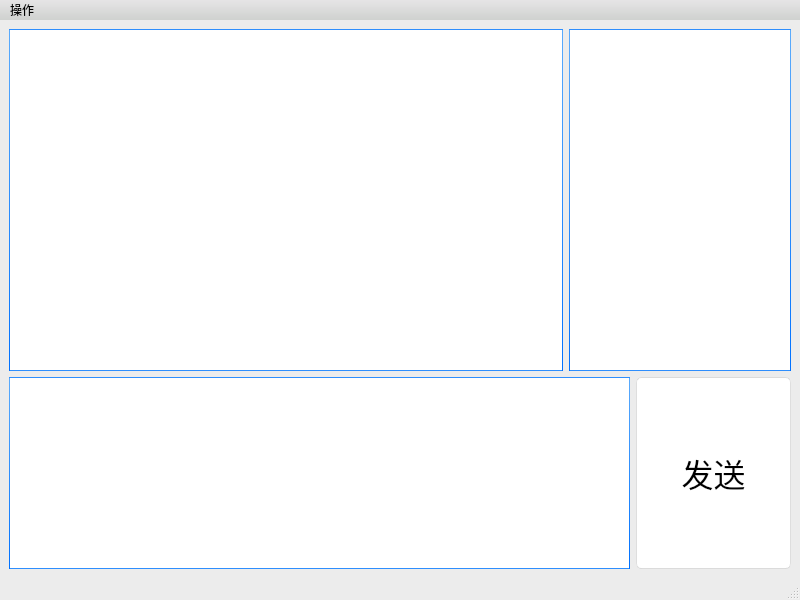
<?xml version="1.0" encoding="UTF-8"?>
<ui version="4.0">
 <class>ChatWindow</class>
 <widget class="QMainWindow" name="ChatWindow">
  <property name="geometry">
   <rect>
    <x>0</x>
    <y>0</y>
    <width>800</width>
    <height>600</height>
   </rect>
  </property>
  <property name="windowTitle">
   <string>MainWindow</string>
  </property>
  <property name="windowIcon">
   <iconset>
    <normalon>:/ico/Lhat.ico</normalon>
   </iconset>
  </property>
  <property name="styleSheet">
   <string notr="true">/*
Aqua Style Sheet for QT Applications
Author: Jaime A. Quiroga P.
Company: GTRONICK
Last updated: 22/01/2019, 07:55.
Available at: https://github.com/GTRONICK/QSS/blob/master/Aqua.qss
*/
QMainWindow {
	background-color:#ececec;
}
QTextEdit {
	border-width: 1px;
	border-style: solid;
	border-color: qlineargradient(spread:pad, x1:0.5, y1:1, x2:0.5, y2:0, stop:0 rgba(0, 113, 255, 255), stop:1 rgba(91, 171, 252, 255));
}
QPlainTextEdit {
	border-width: 1px;
	border-style: solid;
	border-color: qlineargradient(spread:pad, x1:0.5, y1:1, x2:0.5, y2:0, stop:0 rgba(0, 113, 255, 255), stop:1 rgba(91, 171, 252, 255));
}
QToolButton {
	border-style: solid;
	border-top-color: qlineargradient(spread:pad, x1:0.5, y1:1, x2:0.5, y2:0, stop:0 rgb(215, 215, 215), stop:1 rgb(222, 222, 222));
	border-right-color: qlineargradient(spread:pad, x1:0, y1:0.5, x2:1, y2:0.5, stop:0 rgb(217, 217, 217), stop:1 rgb(227, 227, 227));
	border-left-color: qlineargradient(spread:pad, x1:0, y1:0.5, x2:1, y2:0.5, stop:0 rgb(227, 227, 227), stop:1 rgb(217, 217, 217));
	border-bottom-color: qlineargradient(spread:pad, x1:0.5, y1:1, x2:0.5, y2:0, stop:0 rgb(215, 215, 215), stop:1 rgb(222, 222, 222));
	border-width: 1px;
	border-radius: 5px;
	color: rgb(0,0,0);
	padding: 2px;
	background-color: rgb(255,255,255);
}
QToolButton:hover{
	border-style: solid;
	border-top-color: qlineargradient(spread:pad, x1:0.5, y1:1, x2:0.5, y2:0, stop:0 rgb(195, 195, 195), stop:1 rgb(222, 222, 222));
	border-right-color: qlineargradient(spread:pad, x1:0, y1:0.5, x2:1, y2:0.5, stop:0 rgb(197, 197, 197), stop:1 rgb(227, 227, 227));
	border-left-color: qlineargradient(spread:pad, x1:0, y1:0.5, x2:1, y2:0.5, stop:0 rgb(227, 227, 227), stop:1 rgb(197, 197, 197));
	border-bottom-color: qlineargradient(spread:pad, x1:0.5, y1:1, x2:0.5, y2:0, stop:0 rgb(195, 195, 195), stop:1 rgb(222, 222, 222));
	border-width: 1px;
	border-radius: 5px;
	color: rgb(0,0,0);
	padding: 2px;
	background-color: rgb(255,255,255);
}
QToolButton:pressed{
	border-style: solid;
	border-top-color: qlineargradient(spread:pad, x1:0.5, y1:1, x2:0.5, y2:0, stop:0 rgb(215, 215, 215), stop:1 rgb(222, 222, 222));
	border-right-color: qlineargradient(spread:pad, x1:0, y1:0.5, x2:1, y2:0.5, stop:0 rgb(217, 217, 217), stop:1 rgb(227, 227, 227));
	border-left-color: qlineargradient(spread:pad, x1:0, y1:0.5, x2:1, y2:0.5, stop:0 rgb(227, 227, 227), stop:1 rgb(217, 217, 217));
	border-bottom-color: qlineargradient(spread:pad, x1:0.5, y1:1, x2:0.5, y2:0, stop:0 rgb(215, 215, 215), stop:1 rgb(222, 222, 222));
	border-width: 1px;
	border-radius: 5px;
	color: rgb(0,0,0);
	padding: 2px;
	background-color: rgb(142,142,142);
}
QPushButton{
	border-style: solid;
	border-top-color: qlineargradient(spread:pad, x1:0.5, y1:1, x2:0.5, y2:0, stop:0 rgb(215, 215, 215), stop:1 rgb(222, 222, 222));
	border-right-color: qlineargradient(spread:pad, x1:0, y1:0.5, x2:1, y2:0.5, stop:0 rgb(217, 217, 217), stop:1 rgb(227, 227, 227));
	border-left-color: qlineargradient(spread:pad, x1:0, y1:0.5, x2:1, y2:0.5, stop:0 rgb(227, 227, 227), stop:1 rgb(217, 217, 217));
	border-bottom-color: qlineargradient(spread:pad, x1:0.5, y1:1, x2:0.5, y2:0, stop:0 rgb(215, 215, 215), stop:1 rgb(222, 222, 222));
	border-width: 1px;
	border-radius: 5px;
	color: rgb(0,0,0);
	padding: 2px;
	background-color: rgb(255,255,255);
}
QPushButton::default{
	border-style: solid;
	border-top-color: qlineargradient(spread:pad, x1:0.5, y1:1, x2:0.5, y2:0, stop:0 rgb(215, 215, 215), stop:1 rgb(222, 222, 222));
	border-right-color: qlineargradient(spread:pad, x1:0, y1:0.5, x2:1, y2:0.5, stop:0 rgb(217, 217, 217), stop:1 rgb(227, 227, 227));
	border-left-color: qlineargradient(spread:pad, x1:0, y1:0.5, x2:1, y2:0.5, stop:0 rgb(227, 227, 227), stop:1 rgb(217, 217, 217));
	border-bottom-color: qlineargradient(spread:pad, x1:0.5, y1:1, x2:0.5, y2:0, stop:0 rgb(215, 215, 215), stop:1 rgb(222, 222, 222));
	border-width: 1px;
	border-radius: 5px;
	color: rgb(0,0,0);
	padding: 2px;
	background-color: rgb(255,255,255);
}
QPushButton:hover{
	border-style: solid;
	border-top-color: qlineargradient(spread:pad, x1:0.5, y1:1, x2:0.5, y2:0, stop:0 rgb(195, 195, 195), stop:1 rgb(222, 222, 222));
	border-right-color: qlineargradient(spread:pad, x1:0, y1:0.5, x2:1, y2:0.5, stop:0 rgb(197, 197, 197), stop:1 rgb(227, 227, 227));
	border-left-color: qlineargradient(spread:pad, x1:0, y1:0.5, x2:1, y2:0.5, stop:0 rgb(227, 227, 227), stop:1 rgb(197, 197, 197));
	border-bottom-color: qlineargradient(spread:pad, x1:0.5, y1:1, x2:0.5, y2:0, stop:0 rgb(195, 195, 195), stop:1 rgb(222, 222, 222));
	border-width: 1px;
	border-radius: 5px;
	color: rgb(0,0,0);
	padding: 2px;
	background-color: rgb(255,255,255);
}
QPushButton:pressed{
	border-style: solid;
	border-top-color: qlineargradient(spread:pad, x1:0.5, y1:1, x2:0.5, y2:0, stop:0 rgb(215, 215, 215), stop:1 rgb(222, 222, 222));
	border-right-color: qlineargradient(spread:pad, x1:0, y1:0.5, x2:1, y2:0.5, stop:0 rgb(217, 217, 217), stop:1 rgb(227, 227, 227));
	border-left-color: qlineargradient(spread:pad, x1:0, y1:0.5, x2:1, y2:0.5, stop:0 rgb(227, 227, 227), stop:1 rgb(217, 217, 217));
	border-bottom-color: qlineargradient(spread:pad, x1:0.5, y1:1, x2:0.5, y2:0, stop:0 rgb(215, 215, 215), stop:1 rgb(222, 222, 222));
	border-width: 1px;
	border-radius: 5px;
	color: rgb(0,0,0);
	padding: 2px;
	background-color: rgb(142,142,142);
}
QPushButton:disabled{
	border-style: solid;
	border-top-color: qlineargradient(spread:pad, x1:0.5, y1:1, x2:0.5, y2:0, stop:0 rgb(215, 215, 215), stop:1 rgb(222, 222, 222));
	border-right-color: qlineargradient(spread:pad, x1:0, y1:0.5, x2:1, y2:0.5, stop:0 rgb(217, 217, 217), stop:1 rgb(227, 227, 227));
	border-left-color: qlineargradient(spread:pad, x1:0, y1:0.5, x2:1, y2:0.5, stop:0 rgb(227, 227, 227), stop:1 rgb(217, 217, 217));
	border-bottom-color: qlineargradient(spread:pad, x1:0.5, y1:1, x2:0.5, y2:0, stop:0 rgb(215, 215, 215), stop:1 rgb(222, 222, 222));
	border-width: 1px;
	border-radius: 5px;
	color: #808086;
	padding: 2px;
	background-color: rgb(142,142,142);
}
QLineEdit {
	border-width: 1px; border-radius: 4px;
	border-style: solid;
	border-color: qlineargradient(spread:pad, x1:0.5, y1:1, x2:0.5, y2:0, stop:0 rgba(0, 113, 255, 255), stop:1 rgba(91, 171, 252, 255));
}
QLabel {
	color: #000000;
}
QLCDNumber {
	color: rgb(0, 113, 255, 255);
}
QProgressBar {
	text-align: center;
	color: rgb(240, 240, 240);
	border-width: 1px; 
	border-radius: 10px;
	border-color: rgb(230, 230, 230);
	border-style: solid;
	background-color:rgb(207,207,207);
}
QProgressBar::chunk {
	background-color: qlineargradient(spread:pad, x1:0.5, y1:1, x2:0.5, y2:0, stop:0 rgba(49, 147, 250, 255), stop:1 rgba(34, 142, 255, 255));
	border-radius: 10px;
}
QMenuBar {
	background-color: qlineargradient(spread:pad, x1:0.5, y1:1, x2:0.5, y2:0, stop:0 rgba(207, 209, 207, 255), stop:1 rgba(230, 229, 230, 255));
}
QMenuBar::item {
	color: #000000;
  	spacing: 3px;
  	padding: 1px 4px;
	background-color: qlineargradient(spread:pad, x1:0.5, y1:1, x2:0.5, y2:0, stop:0 rgba(207, 209, 207, 255), stop:1 rgba(230, 229, 230, 255));
}

QMenuBar::item:selected {
  	background-color: qlineargradient(spread:pad, x1:0.5, y1:1, x2:0.5, y2:0, stop:0 rgba(0, 113, 255, 255), stop:1 rgba(91, 171, 252, 255));
	color: #FFFFFF;
}
QMenu::item:selected {
	border-style: solid;
	border-top-color: transparent;
	border-right-color: transparent;
	border-left-color: qlineargradient(spread:pad, x1:0.5, y1:1, x2:0.5, y2:0, stop:0 rgba(0, 113, 255, 255), stop:1 rgba(91, 171, 252, 255));
	border-bottom-color: transparent;
	border-left-width: 2px;
	color: #000000;
	padding-left:15px;
	padding-top:4px;
	padding-bottom:4px;
	padding-right:7px;
}
QMenu::item {
	border-style: solid;
	border-top-color: transparent;
	border-right-color: transparent;
	border-left-color: transparent;
	border-bottom-color: transparent;
	border-bottom-width: 1px;
	color: #000000;
	padding-left:17px;
	padding-top:4px;
	padding-bottom:4px;
	padding-right:7px;
}
QTabWidget {
	color:rgb(0,0,0);
	background-color:#000000;
}
QTabWidget::pane {
		border-color: rgb(223,223,223);
		background-color:rgb(226,226,226);
		border-style: solid;
		border-width: 2px;
    	border-radius: 6px;
}
QTabBar::tab:first {
	border-style: solid;
	border-left-width:1px;
	border-right-width:0px;
	border-top-width:1px;
	border-bottom-width:1px;
	border-top-color: rgb(209,209,209);
	border-left-color: qlineargradient(spread:pad, x1:0.5, y1:1, x2:0.5, y2:0, stop:0 rgba(209, 209, 209, 209), stop:1 rgba(229, 229, 229, 229));
	border-bottom-color: rgb(229,229,229);
	border-top-left-radius: 4px;
	border-bottom-left-radius: 4px;
	color: #000000;
	padding: 3px;
	margin-left:0px;
	background-color: qlineargradient(spread:pad, x1:0.5, y1:1, x2:0.5, y2:0, stop:0 rgba(247, 247, 247, 255), stop:1 rgba(255, 255, 255, 255));
}
QTabBar::tab:last {
	border-style: solid;
	border-width:1px;
	border-top-color: rgb(209,209,209);
	border-left-color: qlineargradient(spread:pad, x1:0.5, y1:1, x2:0.5, y2:0, stop:0 rgba(209, 209, 209, 209), stop:1 rgba(229, 229, 229, 229));
	border-right-color: qlineargradient(spread:pad, x1:0.5, y1:1, x2:0.5, y2:0, stop:0 rgba(209, 209, 209, 209), stop:1 rgba(229, 229, 229, 229));
	border-bottom-color: rgb(229,229,229);
	border-top-right-radius: 4px;
	border-bottom-right-radius: 4px;
	color: #000000;
	padding: 3px;
	margin-left:0px;
	background-color: qlineargradient(spread:pad, x1:0.5, y1:1, x2:0.5, y2:0, stop:0 rgba(247, 247, 247, 255), stop:1 rgba(255, 255, 255, 255));
}
QTabBar::tab {
	border-style: solid;
	border-top-width:1px;
	border-bottom-width:1px;
	border-left-width:1px;
	border-top-color: rgb(209,209,209);
	border-left-color: qlineargradient(spread:pad, x1:0.5, y1:1, x2:0.5, y2:0, stop:0 rgba(209, 209, 209, 209), stop:1 rgba(229, 229, 229, 229));
	border-bottom-color: rgb(229,229,229);
	color: #000000;
	padding: 3px;
	margin-left:0px;
	background-color: qlineargradient(spread:pad, x1:0.5, y1:1, x2:0.5, y2:0, stop:0 rgba(247, 247, 247, 255), stop:1 rgba(255, 255, 255, 255));
}
QTabBar::tab:selected, QTabBar::tab:last:selected, QTabBar::tab:hover {
  	border-style: solid;
  	border-left-width:1px;
	border-right-color: transparent;
	border-top-color: rgb(209,209,209);
	border-left-color: qlineargradient(spread:pad, x1:0.5, y1:1, x2:0.5, y2:0, stop:0 rgba(209, 209, 209, 209), stop:1 rgba(229, 229, 229, 229));
	border-bottom-color: rgb(229,229,229);
	color: #FFFFFF;
	padding: 3px;
	margin-left:0px;
	background-color: qlineargradient(spread:pad, x1:0.5, y1:1, x2:0.5, y2:0, stop:0 rgba(0, 113, 255, 255), stop:1 rgba(91, 171, 252, 255));
}

QTabBar::tab:selected, QTabBar::tab:first:selected, QTabBar::tab:hover {
  	border-style: solid;
  	border-left-width:1px;
  	border-bottom-width:1px;
  	border-top-width:1px;
	border-right-color: transparent;
	border-top-color: rgb(209,209,209);
	border-left-color: qlineargradient(spread:pad, x1:0.5, y1:1, x2:0.5, y2:0, stop:0 rgba(209, 209, 209, 209), stop:1 rgba(229, 229, 229, 229));
	border-bottom-color: rgb(229,229,229);
	color: #FFFFFF;
	padding: 3px;
	margin-left:0px;
	background-color: qlineargradient(spread:pad, x1:0.5, y1:1, x2:0.5, y2:0, stop:0 rgba(0, 113, 255, 255), stop:1 rgba(91, 171, 252, 255));
}

QCheckBox {
	color: #000000;
	padding: 2px;
}
QCheckBox:disabled {
	color: #808086;
	padding: 2px;
}

QCheckBox:hover {
	border-radius:4px;
	border-style:solid;
	padding-left: 1px;
	padding-right: 1px;
	padding-bottom: 1px;
	padding-top: 1px;
	border-width:1px;
	border-color: transparent;
}
QCheckBox::indicator:checked {

	height: 10px;
	width: 10px;
	border-style:solid;
	border-width: 1px;
	border-color: qlineargradient(spread:pad, x1:0.5, y1:1, x2:0.5, y2:0, stop:0 rgba(0, 113, 255, 255), stop:1 rgba(91, 171, 252, 255));
	color: #000000;
	background-color: qlineargradient(spread:pad, x1:0.5, y1:1, x2:0.5, y2:0, stop:0 rgba(0, 113, 255, 255), stop:1 rgba(91, 171, 252, 255));
}
QCheckBox::indicator:unchecked {

	height: 10px;
	width: 10px;
	border-style:solid;
	border-width: 1px;
	border-color: qlineargradient(spread:pad, x1:0.5, y1:1, x2:0.5, y2:0, stop:0 rgba(0, 113, 255, 255), stop:1 rgba(91, 171, 252, 255));
	color: #000000;
}
QRadioButton {
	color: 000000;
	padding: 1px;
}
QRadioButton::indicator:checked {
	height: 10px;
	width: 10px;
	border-style:solid;
	border-radius:5px;
	border-width: 1px;
	border-color: qlineargradient(spread:pad, x1:0.5, y1:1, x2:0.5, y2:0, stop:0 rgba(0, 113, 255, 255), stop:1 rgba(91, 171, 252, 255));
	color: #a9b7c6;
	background-color: qlineargradient(spread:pad, x1:0.5, y1:1, x2:0.5, y2:0, stop:0 rgba(0, 113, 255, 255), stop:1 rgba(91, 171, 252, 255));
}
QRadioButton::indicator:!checked {
	height: 10px;
	width: 10px;
	border-style:solid;
	border-radius:5px;
	border-width: 1px;
	border-color: qlineargradient(spread:pad, x1:0.5, y1:1, x2:0.5, y2:0, stop:0 rgba(0, 113, 255, 255), stop:1 rgba(91, 171, 252, 255));
	color: #a9b7c6;
	background-color: transparent;
}
QStatusBar {
	color:#027f7f;
}
QSpinBox {
	border-style: solid;
	border-width: 1px;
	border-color: qlineargradient(spread:pad, x1:0.5, y1:1, x2:0.5, y2:0, stop:0 rgba(0, 113, 255, 255), stop:1 rgba(91, 171, 252, 255));
}
QDoubleSpinBox {
	border-style: solid;
	border-width: 1px;
	border-color: qlineargradient(spread:pad, x1:0.5, y1:1, x2:0.5, y2:0, stop:0 rgba(0, 113, 255, 255), stop:1 rgba(91, 171, 252, 255));
}
QTimeEdit {
	border-style: solid;
	border-width: 1px;
	border-color: qlineargradient(spread:pad, x1:0.5, y1:1, x2:0.5, y2:0, stop:0 rgba(0, 113, 255, 255), stop:1 rgba(91, 171, 252, 255));
}
QDateTimeEdit {
	border-style: solid;
	border-width: 1px;
	border-color: qlineargradient(spread:pad, x1:0.5, y1:1, x2:0.5, y2:0, stop:0 rgba(0, 113, 255, 255), stop:1 rgba(91, 171, 252, 255));
}
QDateEdit {
	border-style: solid;
	border-width: 1px;
	border-color: qlineargradient(spread:pad, x1:0.5, y1:1, x2:0.5, y2:0, stop:0 rgba(0, 113, 255, 255), stop:1 rgba(91, 171, 252, 255));
}

QToolBox {
	color: #a9b7c6;
	background-color:#000000;
}
QToolBox::tab {
	color: #a9b7c6;
	background-color:#000000;
}
QToolBox::tab:selected {
	color: #FFFFFF;
	background-color:#000000;
}
QScrollArea {
	color: #FFFFFF;
	background-color:#000000;
}
QSlider::groove:horizontal {
	height: 5px;
	background-color: qlineargradient(spread:pad, x1:0.5, y1:1, x2:0.5, y2:0, stop:0 rgba(49, 147, 250, 255), stop:1 rgba(34, 142, 255, 255));
}
QSlider::groove:vertical {
	width: 5px;
	background-color: qlineargradient(spread:pad, x1:0.5, y1:1, x2:0.5, y2:0, stop:0 rgba(49, 147, 250, 255), stop:1 rgba(34, 142, 255, 255));
}
QSlider::handle:horizontal {
	background: rgb(253,253,253);
	border-style: solid;
	border-width: 1px;
	border-color: rgb(207,207,207);
	width: 12px;
	margin: -5px 0;
	border-radius: 7px;
}
QSlider::handle:vertical {
	background: rgb(253,253,253);
	border-style: solid;
	border-width: 1px;
	border-color: rgb(207,207,207);
	height: 12px;
	margin: 0 -5px;
	border-radius: 7px;
}
QSlider::add-page:horizontal {
    background: rgb(181,181,181);
}
QSlider::add-page:vertical {
    background: rgb(181,181,181);
}
QSlider::sub-page:horizontal {
    background-color: qlineargradient(spread:pad, x1:0.5, y1:1, x2:0.5, y2:0, stop:0 rgba(49, 147, 250, 255), stop:1 rgba(34, 142, 255, 255));
}
QSlider::sub-page:vertical {
    background-color: qlineargradient(spread:pad, y1:0.5, x1:1, y2:0.5, x2:0, stop:0 rgba(49, 147, 250, 255), stop:1 rgba(34, 142, 255, 255));
}
QScrollBar:horizontal {
	max-height: 20px;
	border: 1px transparent grey;
	margin: 0px 20px 0px 20px;
}
QScrollBar:vertical {
	max-width: 20px;
	border: 1px transparent grey;
	margin: 20px 0px 20px 0px;
}
QScrollBar::handle:horizontal {
	background: rgb(253,253,253);
	border-style: solid;
	border-width: 1px;
	border-color: rgb(207,207,207);
	border-radius: 7px;
	min-width: 25px;
}
QScrollBar::handle:horizontal:hover {
	background: rgb(253,253,253);
	border-style: solid;
	border-width: 1px;
	border-color: rgb(147, 200, 200);
	border-radius: 7px;
	min-width: 25px;
}
QScrollBar::handle:vertical {
	background: rgb(253,253,253);
	border-style: solid;
	border-width: 1px;
	border-color: rgb(207,207,207);
	border-radius: 7px;
	min-height: 25px;
}
QScrollBar::handle:vertical:hover {
	background: rgb(253,253,253);
	border-style: solid;
	border-width: 1px;
	border-color: rgb(147, 200, 200);
	border-radius: 7px;
	min-height: 25px;
}
QScrollBar::add-line:horizontal {
   border: 2px transparent grey;
   border-top-right-radius: 7px;
   border-bottom-right-radius: 7px;
   background: rgba(34, 142, 255, 255);
   width: 20px;
   subcontrol-position: right;
   subcontrol-origin: margin;
}
QScrollBar::add-line:horizontal:pressed {
   border: 2px transparent grey;
   border-top-right-radius: 7px;
   border-bottom-right-radius: 7px;
   background: rgb(181,181,181);
   width: 20px;
   subcontrol-position: right;
   subcontrol-origin: margin;
}
QScrollBar::add-line:vertical {
   border: 2px transparent grey;
   border-bottom-left-radius: 7px;
   border-bottom-right-radius: 7px;
   background: rgba(34, 142, 255, 255);
   height: 20px;
   subcontrol-position: bottom;
   subcontrol-origin: margin;
}
QScrollBar::add-line:vertical:pressed {
   border: 2px transparent grey;
   border-bottom-left-radius: 7px;
   border-bottom-right-radius: 7px;
   background: rgb(181,181,181);
   height: 20px;
   subcontrol-position: bottom;
   subcontrol-origin: margin;
}
QScrollBar::sub-line:horizontal {
   border: 2px transparent grey;
   border-top-left-radius: 7px;
   border-bottom-left-radius: 7px;
   background: rgba(34, 142, 255, 255);
   width: 20px;
   subcontrol-position: left;
   subcontrol-origin: margin;
}
QScrollBar::sub-line:horizontal:pressed {
   border: 2px transparent grey;
   border-top-left-radius: 7px;
   border-bottom-left-radius: 7px;
   background: rgb(181,181,181);
   width: 20px;
   subcontrol-position: left;
   subcontrol-origin: margin;
}
QScrollBar::sub-line:vertical {
   border: 2px transparent grey;
   border-top-left-radius: 7px;
   border-top-right-radius: 7px;
   background: rgba(34, 142, 255, 255);
   height: 20px;
   subcontrol-position: top;
   subcontrol-origin: margin;
}
QScrollBar::sub-line:vertical:pressed {
   border: 2px transparent grey;
   border-top-left-radius: 7px;
   border-top-right-radius: 7px;
   background: rgb(181,181,181);
   height: 20px;
   subcontrol-position: top;
   subcontrol-origin: margin;
}
QScrollBar::left-arrow:horizontal {
   border: 1px transparent grey;
   border-top-left-radius: 3px;
   border-bottom-left-radius: 3px;
   width: 6px;
   height: 6px;
   background: white;
}
QScrollBar::right-arrow:horizontal {
   border: 1px transparent grey;
   border-top-right-radius: 3px;
   border-bottom-right-radius: 3px;
   width: 6px;
   height: 6px;
   background: white;
}
QScrollBar::up-arrow:vertical {
   border: 1px transparent grey;
   border-top-left-radius: 3px;
   border-top-right-radius: 3px;
   width: 6px;
   height: 6px;
   background: white;
}
QScrollBar::down-arrow:vertical {
   border: 1px transparent grey;
   border-bottom-left-radius: 3px;
   border-bottom-right-radius: 3px;
   width: 6px;
   height: 6px;
   background: white;
}
QScrollBar::add-page:horizontal, QScrollBar::sub-page:horizontal {
   background: none;
}
QScrollBar::add-page:vertical, QScrollBar::sub-page:vertical {
   background: none;
}</string>
  </property>
  <widget class="QWidget" name="centralwidget">
   <layout class="QGridLayout" name="gridLayout">
    <item row="0" column="0">
     <layout class="QHBoxLayout" name="hbox2">
      <item>
       <widget class="QTextBrowser" name="output_box_message">
        <property name="sizePolicy">
         <sizepolicy hsizetype="Expanding" vsizetype="Expanding">
          <horstretch>5</horstretch>
          <verstretch>5</verstretch>
         </sizepolicy>
        </property>
        <property name="font">
         <font>
          <pointsize>12</pointsize>
         </font>
        </property>
       </widget>
      </item>
      <item>
       <widget class="QTextBrowser" name="output_box_online_user">
        <property name="sizePolicy">
         <sizepolicy hsizetype="Expanding" vsizetype="Expanding">
          <horstretch>2</horstretch>
          <verstretch>5</verstretch>
         </sizepolicy>
        </property>
        <property name="font">
         <font>
          <family>幼圆</family>
          <pointsize>12</pointsize>
         </font>
        </property>
       </widget>
      </item>
     </layout>
    </item>
    <item row="1" column="0">
     <layout class="QHBoxLayout" name="hbox1">
      <item>
       <widget class="QTextEdit" name="input_box_message">
        <property name="sizePolicy">
         <sizepolicy hsizetype="Expanding" vsizetype="Preferred">
          <horstretch>4</horstretch>
          <verstretch>1</verstretch>
         </sizepolicy>
        </property>
        <property name="font">
         <font>
          <pointsize>12</pointsize>
         </font>
        </property>
       </widget>
      </item>
      <item>
       <widget class="QPushButton" name="button_send_message">
        <property name="sizePolicy">
         <sizepolicy hsizetype="Expanding" vsizetype="Preferred">
          <horstretch>1</horstretch>
          <verstretch>1</verstretch>
         </sizepolicy>
        </property>
        <property name="font">
         <font>
          <family>微软雅黑</family>
          <pointsize>24</pointsize>
          <bold>false</bold>
          <stylestrategy>PreferAntialias</stylestrategy>
         </font>
        </property>
        <property name="text">
         <string>发送</string>
        </property>
        <property name="shortcut">
         <string>Ctrl+Return</string>
        </property>
       </widget>
      </item>
     </layout>
    </item>
   </layout>
  </widget>
  <widget class="QMenuBar" name="menubar">
   <property name="geometry">
    <rect>
     <x>0</x>
     <y>0</y>
     <width>800</width>
     <height>19</height>
    </rect>
   </property>
   <widget class="QMenu" name="menu">
    <property name="font">
     <font>
      <family>微软雅黑</family>
      <pointsize>12</pointsize>
     </font>
    </property>
    <property name="title">
     <string>操作</string>
    </property>
    <addaction name="menubar_send"/>
    <addaction name="menubar_logoff"/>
    <addaction name="menubar_exit"/>
   </widget>
   <addaction name="menu"/>
  </widget>
  <widget class="QStatusBar" name="statusbar"/>
  <action name="menubar_send">
   <property name="text">
    <string>发送</string>
   </property>
   <property name="font">
    <font>
     <family>微软雅黑</family>
     <pointsize>12</pointsize>
    </font>
   </property>
  </action>
  <action name="menubar_logoff">
   <property name="text">
    <string>断开连接</string>
   </property>
   <property name="font">
    <font>
     <family>微软雅黑</family>
     <pointsize>12</pointsize>
    </font>
   </property>
  </action>
  <action name="menubar_exit">
   <property name="text">
    <string>退出</string>
   </property>
   <property name="font">
    <font>
     <family>微软雅黑</family>
     <pointsize>12</pointsize>
    </font>
   </property>
  </action>
 </widget>
 <resources>
  <include location="../../dev_src/Client/Lhat/src/builtin_modules/resources/images.qrc"/>
 </resources>
 <connections>
  <connection>
   <sender>button_send_message</sender>
   <signal>clicked()</signal>
   <receiver>ChatWindow</receiver>
   <slot>sendMessage()</slot>
   <hints>
    <hint type="sourcelabel">
     <x>667</x>
     <y>568</y>
    </hint>
    <hint type="destinationlabel">
     <x>619</x>
     <y>633</y>
    </hint>
   </hints>
  </connection>
  <connection>
   <sender>menubar</sender>
   <signal>triggered(QAction*)</signal>
   <receiver>ChatWindow</receiver>
   <slot>triggeredMenubar()</slot>
   <hints>
    <hint type="sourcelabel">
     <x>102</x>
     <y>13</y>
    </hint>
    <hint type="destinationlabel">
     <x>81</x>
     <y>26</y>
    </hint>
   </hints>
  </connection>
 </connections>
 <slots>
  <slot>sendMessage()</slot>
  <slot>triggeredMenubar()</slot>
 </slots>
</ui>
